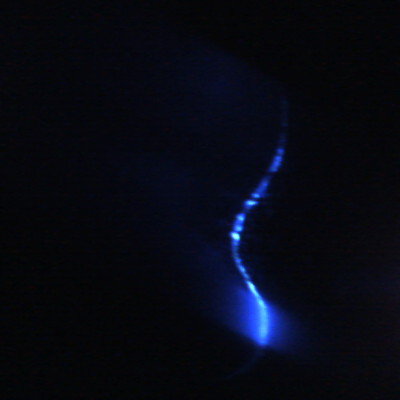
#> input picture htt-application-master/python-prototypes/ImageProcessing/sample_data/test.png, 400 x 400 px; its folder holds only this picture in this run
$ python main.py   (older library calls are emulated)
#> lines starting #> are read from the running program, lines starting #| are printed output that depends on the picture; long printed decimals are rounded
### htt-application-master/python-prototypes/ImageProcessing/Htt.py
# coding: utf-8

import imageio
import matplotlib.pyplot as plt
from scipy import ndimage, misc
import numpy as np
import glob
import math
from PIL import Image, ImageFilter
import random
import traceback, sys
import time
import os


# Optimization Engine
from OptimizationEngine import OptimizationEngine
from ScheimpflugModel import ScheimpflugModel

######################################################################################
# Settings for the Htt class.
######################################################################################
class Settings:
    # [39 lines left out: functions __init__, load, save, print, not called in this run]

class Htt:
    def __init__(self):
        self.version = '0.1.0'
        self.in_path = ''
        self.out_path = ''

    ##############################################################################
    # Get the selected channel from an RGB image, converted to float32 and normalized
    #
    # Inputs:
    #   img     Input RGB image
    #   sel_ch  Selected channel
    #
    # Outputs:
    #   ch      Image (Grayscale) with the selected channel.
    ##############################################################################
    def getChannelAsF32(self, img, sel_ch):
        ch = img[:,:,sel_ch:sel_ch+1].reshape(img.shape[0], img.shape[1]).astype(np.float32)
        return ch

    ##############################################################################
    # Apply the sobel filter
    #
    # Inputs:
    #   img     Input image (grayscale)
    #
    # Outputs:
    #   sobel   Sobelfiltered image
    #   sobel_h Horizontal sobel-filtered image
    #   sobel_v Vertical sobel-filtered image
    ##############################################################################
    def sobel(self, img):
        sobel_v = ndimage.sobel(img, axis=0)
        sobel_h = ndimage.sobel(img, axis=1)
        sobel = np.sqrt(sobel_h * sobel_h +  sobel_v * sobel_v)
        return sobel, sobel_h, sobel_v

    ##############################################################################
    # Convert a float32 image to uint8
    #
    # Inputs:
    #   img     Input float32 image
    #
    # Outputs:
    #   img     Output uint8 image
    ##############################################################################
    def toUint8(self, img):
        img = (img - np.min(img)) * 255.0 / (np.max(img) - np.min(img))
        return img.astype(np.uint8)

    ##############################################################################
    # Normalize the image.
    #
    # Inputs:
    #   img      Input image in float32
    #   max_val  Maximum value (default = 1.0)
    #
    # Outputs:
    #   img     The normalized image (values between 0 and max_val)
    ##############################################################################
    def normalize(self, img, max_val=1.0):
        img = img = (img - np.min(img)) * max_val / (np.max(img) - np.min(img))
        return img

    ##############################################################################
    # Remove isolated points (USED)
    ##############################################################################
    def removeIsolatedPoints(self, x, y, distance_threshold=5.0, window_size=3, counter_threshold=3):
        L = len(x)
        xf = []
        yf = []

        distance_threshold_squared = distance_threshold * distance_threshold

        for l in range(L):
            current_x = x[l]
            current_y = y[l]

            counter = 0
            # The current value of x in l is compared with values
            # in an interval [-window_size, window_size]. We count the
            # number of elements that are within distance_threshold.
            for w in range(-window_size, window_size + 1, 1):
                t = l + w
                if t >= 0 and t < L:
                    #distance = abs(float(x[t] - current_x))

                    dx = float(x[t] - current_x)
                    dy = float(y[t] - current_y)
                    distance = dx * dx + dy * dy

                    if distance < distance_threshold_squared:
                        counter += 1

            if counter >= counter_threshold:
                xf.append(x[l])
                yf.append(y[l])

        xf = np.array(xf)
        yf = np.array(yf)
        return xf, yf

    ##############################################################################
    # Smooth curves (USED)
    ##############################################################################
    # [33 lines left out: function smoothCurves__, not called in this run]

    ##############################################################################
    # Thresholding of the edge image with search range
    #
    # Inputs:
    #   edge_image        Edge image (normalized between 0 and 1)
    #   channel           Selected channel on the input image
    #   threshold         Threshold for detecting the profile
    #   search_width      Search width for determining the raw profile
    # Outputs:
    #   raw_profile_max   The detected raw_profile on the maximum of the channel image
    #   raw_profile_edge  The detected raw profile on the edge image
    ##############################################################################
    def threshold(self, edge_image, channel, threshold, search_width, intv_adjustment = 0):
        ###########################################################
        # Scan the image from right to left till the first boundary
        # is found
        ###########################################################

        height, width = edge_image.shape

        # Create an output image with the same dimensions of img
        x = []
        y = []
        y_th = []

        # Use only the right half image.
        #left_boundary = int(width / 2)
        left_boundary = int(width / 4)


        # For each row, we start from the right side of the image and
        # go backward. When the intensity is higher than the chosen
        # threshold, the right boundary rw is set.
        # The maximum value on the search interval [rw-search_width, rw]
        # is then used for determining the position of the maximum, along
        # that row. This is considered as a raw point of the profile on that
        # particular raw. Observe that if we set the search_width to zero,
        # then then we fall back onto the previous version of the thresholding
        # algorithm.
        for h in range(height):
            rw = -1
            for w in range(width - 1, left_boundary - 1, -1):
                # Find the beginning of the profile.
                if rw == -1 and edge_image[h, w] > threshold:
                    rw = w
                    break

            # Find the maximum within the given search range L
            if rw >= 0:

                # Adjust the interval
                rw += intv_adjustment
                if rw >= width:
                    rw = width - 1

                lw = rw - search_width
                if lw <= left_boundary:
                    lw = left_boundary

                max_w = np.argmax(channel[h, lw:rw+1]) + lw

                x.append(h)     # Integer type
                y.append(max_w) # Integer type.
                y_th.append(rw) # Integer type.


        # Transform x and y into numpy arrays
        x = np.array(x)
        y = np.array(y)
        y_th = np.array(y_th)
        raw_profile_max = (x, y)
        raw_profile_edge = (x, y_th)

        return raw_profile_max, raw_profile_edge

    ##############################################################################
    # Draw the profile on the passed image
    #
    # Inputs:
    #   image       Input image on which the trace is written
    #   profile     Profile
    #
    # Output:
    #   image       The input image with the profile marked on it.
    ##############################################################################
    def traceProfile(self, image, profile):
        height, width = image.shape
        x, y = profile

        L = len(x)
        for l in range(L):
            h = int(round(x[l]))
            w = int(round(y[l]))
            if h >= 0 and h < height and w >= 0 and w < width:
                image[h, w] = 1.0
        return image

    ##############################################################################
    # Merge two images into a single representation. This is used for superimposing
    # the input image with the computed profile.
    #
    # Input:
    #   input_img       Input RGB image
    #   profile_img     Profile image (Grayscale)
    #   alpha           Mixing factor, default = 0.35 (0.0 -> outputs img,
    #                                                  1.0 -> outputs profile_img
    # Output:
    #   merged_img      Merged image
    ##############################################################################
    # [13 lines left out: function merge, not called in this run]

    def merge2(self, input_img, profile_img, profile_img_red, alpha=0.35):
        merged_img = np.zeros_like(input_img)

        height = input_img.shape[0]
        width = input_img.shape[1]
        channels = input_img.shape[2]

        tmp_img = alpha * profile_img.reshape(height, width, 1)
        tmp_img2 = alpha * profile_img_red.reshape(height, width, 1)
        merged_img[:, :, 0:1] = (1.0 - alpha) * input_img[:, :, 0:1] + (tmp_img + tmp_img2)
        merged_img[:, :, 1:2] = (1.0 - alpha) * input_img[:, :, 1:2] + tmp_img
        merged_img[:, :, 2:3] = (1.0 - alpha) * input_img[:, :, 2:3] + tmp_img

        return merged_img

    ##############################################################################
    # Low-pass filtering of an RGB image
    ##############################################################################
    def lowPassFilter_3(self, input_image, radius=1):
        im = Image.fromarray(input_image, mode='RGB')
        input_image = im.filter(ImageFilter.BoxBlur(radius))
        input_image = np.array(input_image.getdata()).reshape(input_image.size[0], input_image.size[1], 3)
        return input_image

    ##############################################################################
    # Low-pass filtering of a single channel
    ##############################################################################
    # [12 lines left out: function lowPassFilter_1, not called in this run]

    ##############################################################################
    # Process a single image.
    #
    # Input:
    #   input_image      Input image (RGB)
    #   channel          Channel to process (0 = R, 1 = G, 2 = B), default = 1
    #   threshold        Threshold for raw profile detection
    #   search_width     Width of the search window
    #   debug            Flag used for debugging
    #
    # Output:
    #   merged_image     Image with processed profile
    #   merged_raw_image Image with raw profile
    ##############################################################################
    def process(self, input_image, params):
        # Get parameters
        debug = params['debug']
        channel = params['pre_channel']     # Channel to process (R = 0, G = 1, B = 2)
        threshold = params['pre_threshold']
        search_width = params['pre_search_width']
        opt_get_timings = params['opt_get_timings']

        ################################################################
        # Low pass filter the input image.
        ################################################################
        input_image = self.lowPassFilter_3(input_image, 3)

        if False:
            imageio.imwrite('input_image.png', input_image)

        ################################################################
        # Get the selected channel, convert it to float32 and normalize.
        ################################################################
        channel = self.getChannelAsF32(input_image, channel)
        channel = self.normalize(channel)

        # Extract also the blue channel (experimental)
        #blue_channel = self.getChannelAsF32(input_image, 2)
        #blue_channel = self.normalize(blue_channel)

        #############################################################################################################
        # Apply the Sobel filter to the selected channel and normalize.
        #############################################################################################################
        edge_image, _ , _ = self.sobel(channel)
        edge_image = self.normalize(edge_image)

        if False:
            imageio.imwrite('edge_image.png', edge_image)

        #############################################################################################################
        # Get the rightmost profiles by thresholding the edge image. Create also an image with the profile drawn on
        # black background
        # Note: Perform the thresholding operation. Two profile are returned, the one extracted from the selected
        # channel on the actual edge (raw_profile_edge), and the other on the local maximum value.
        #############################################################################################################

        # Thresholding
        raw_profile_max, raw_profile_edge = self.threshold(edge_image, channel, threshold, search_width)

        # Postprocess the profile
        y_tmp, x_tmp = raw_profile_max

        # Remove isolated points (applied twice for more filtering)
        x_tmp, y_tmp = self.removeIsolatedPoints(x_tmp, y_tmp, distance_threshold=5.0, window_size=3, counter_threshold=5)
        x_tmp, y_tmp = self.removeIsolatedPoints(x_tmp, y_tmp, distance_threshold=5.0, window_size=3, counter_threshold=5)
        raw_profile_max = (y_tmp, x_tmp)

        #############################################################################################################
        # Optimization
        #############################################################################################################
        start_time = time.time()
        opt_out = OptimizationEngine.optimizeModel(raw_profile_max, params)
        end_time = time.time()
        print("Optimization Time: %.5f" % (end_time - start_time))

        # Do not compute output images
        if opt_get_timings:
            return opt_out


        # Get output variables
        loss_field = opt_out['loss_field']
        opt_bevel = opt_out['bevel']

        if loss_field is not None:
            loss_field = self.normalize(loss_field)

        #############################################################################################################
        # Trace the profile and bevel on a black images.
        raw_profile_img = self.traceProfile(np.zeros([400, 400]), raw_profile_max)
        opt_bevel_img = self.traceProfile(np.zeros([400, 400]), opt_bevel)

        ######################################################
        # Merge input RGB image with the computed profile image and bevel image
        ######################################################
        normalized_img_f32 = input_image.astype(np.float) / 255.0
        merged_interp_image = self.merge2(normalized_img_f32, opt_bevel_img, raw_profile_img)
        merged_interp_image = self.toUint8(merged_interp_image)

        # Append the merged image
        opt_out['merged_interp_image'] = merged_interp_image

        # This is not used any more.
        #merged_raw_image = self.merge(normalized_img_f32, raw_profile_img)
        #merged_raw_image = self.toUint8(merged_raw_image)

        # Convert the loss field to RGB
        if params['opt_visualize_loss_field'] and  loss_field is not None:
            loss_field_rgb = np.zeros([400,400, 3])
            loss_field_rgb[:,:,0] = loss_field
            loss_field_rgb[:,:,1] = loss_field
            loss_field_rgb[:,:,2] = loss_field

            # Merge the raw profile and bevel on the loss field.
            loss_field = self.merge2(loss_field_rgb, opt_bevel_img, raw_profile_img)
            loss_field = self.toUint8(loss_field)

            # Append some results to the output dictionary
            opt_out['loss_field'] = loss_field  # The new loss field if it was computed

        return opt_out


    # [53 lines left out: function testScheimpflug, not called in this run]


    ##############################################################################
    # Process the images contained in the input folder. Processing results are
    # written to the output folder.
    #
    # Input:
    #   in_path     Input folder
    #   out_path    Output folder
    ##############################################################################
    def processFolder(self, in_path, out_path, hyperopt_set=None):
        # Get images in the input folder.
#> called with in_path = './sample_data', out_path = './results'
        files = glob.glob(in_path + '/*.png')
        files.sort()

        R = 1 # Repetitions
        N = len(files)

        # Define the processing parameters
        params = dict()
        params['debug'] = False
        params['pre_channel'] = 1           # Channel to process (R = 0, G = 1, B = 2)
        params['pre_threshold'] = 0.07      # Threshold value for profile detection
        params['pre_search_width'] = 50     # Search width for profile detection

        params['opt_max_retries'] = 30      # Maximum number of retries to find a valid solution
        params['opt_swarm_size'] = 100
        params['opt_iterations'] = 100 #175 #200
        params['opt_win_size_x'] = 24 #10#24
        params['opt_win_size_y'] = 55 #34#55
        params['opt_visualize_loss_field'] = False
        params['opt_get_timings'] = False

        # T Model optimization search space
        params['opt_tmodel_min_S1'] = 30
        params['opt_tmodel_max_S1'] = 100
        params['opt_tmodel_min_E'] = 20
        params['opt_tmodel_max_E'] = 100

        # Define the Bevel model to use:
        # MiniBevelModel_1: FIXME removed initial mini bevel model with fixed angle
        # MiniBevelModel_2: Mini bevel model with independent bevel angles
        # MiniBevelModel_3: Mini bevel model with Scheimpflug deformation.
        # CustomBevelModel_1: Custom_bevel model with Scheimpflug deformation
        # TBevelModel_1: TBevelModel with Scheimpflug deformation
        #params['opt_model_type'] = 'MiniBevelModel_3'

        # New available models are: MiniBevelModel, CustomBevelModel, TModel

        params['opt_model_type'] = 'MiniBevelModel'


        # T Model optimization search space
        params['opt_tmodel_min_S1'] = 30
        params['opt_tmodel_max_S1'] = 100
        params['opt_tmodel_min_E'] = 20
        params['opt_tmodel_max_E'] = 100

        ###############################################################################
        # Hyperopt overrides

        # Substitutes the key in params with those in hyperopt_set
        store_images = True
        if hyperopt_set is not None:
            for key in hyperopt_set.keys():
                params[key] = hyperopt_set[key]
                #print("HyperOpt key substitution: " + key + " with new value" + str(hyperopt_set[key]))
            store_images = False


        if params['opt_get_timings'] == True:
            store_images = False

        ###############################################################################
        # Create the output file
        fout = open(out_path + '/results.csv','w')
        fout.write("Filename;Time;Valid;Retries;Model Type;Model Params\n");

        global_avg_loss = 0.0
        global_avg_time = 0.0

        image_counter = 1
        for fn in files:
            print("Processing image " + str(image_counter) + ' out of ' + str(N), fn)

            if os.name == 'nt': # Windows
                file_name = fn.split('\\')[-1].strip()
            else: # other (unix)
                file_name = fn.split('/')[-1].strip()

            base_name = file_name.split('.png')[0]

            # Read input image
            input_image = imageio.imread(fn)
#> input_image is the input picture: shape (400, 400, 3); mean R, G, B 6.8, 9.1, 18.8

            ############################################
            # Statistics variables
            start_time = time.time()
            valid_solution_counter = 0.0
            retries_counter = 0
            loss = 0.0

            for l in range(R):

                # Processing
                opt_out = self.process(input_image, params)

                # Counts the number of valid solutions found so far
                if opt_out['valid_solution'] == True:
                    valid_solution_counter += 1.0
                    loss += opt_out['best_loss']

                # Updates total tries
                retries_counter += opt_out['retries']
#> this loop made 1 pass
#> (printed output is left out)
#> pass 1, in getChannelAsF32, `ch = img[:,:,sel_ch:sel_ch+1].reshape(img.shape[0], img.shape[1]).asty..`:
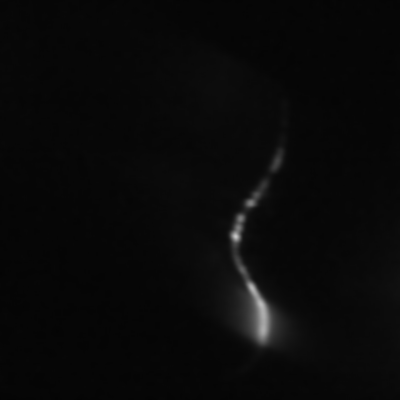
#> ch: shape (400, 400) float32; min 4, max 198, mean 9.1
#> after the loop, loss = 2.44; retries_counter = 1; valid_solution_counter = 1

            # Compute averages
            avg_time = (time.time() - start_time) / R
            avg_valid = valid_solution_counter / R
#> avg_valid = 1
            avg_retries = retries_counter / R
#> avg_retries = 1
            if valid_solution_counter > 0 :
                avg_loss = loss / valid_solution_counter
#> avg_loss = 2.44
            else:
                avg_loss = 1e200


            ### Global statistics
            global_avg_loss += avg_loss
#> global_avg_loss = 2.44
            global_avg_time += avg_time

            print("Timing: %.5f - Valid: %.2f - Retries = %.2f" % (avg_time, avg_valid, avg_retries))
#| Timing: 11.456 - Valid: 1.00 - Retries = 1.00

            # File output
            fout.write(file_name + ";" + str(avg_time) + ";" + str(avg_valid) + ";" + str(avg_retries) + ";" +
                       str(opt_out["model_type"]) + "\n") #";" + str(opt_out["best_solution"]) + '\n')
            fout.flush()

            # Write results
            if store_images:
                imageio.imwrite(out_path + '/' + base_name + '_interp.png', opt_out['merged_interp_image'])
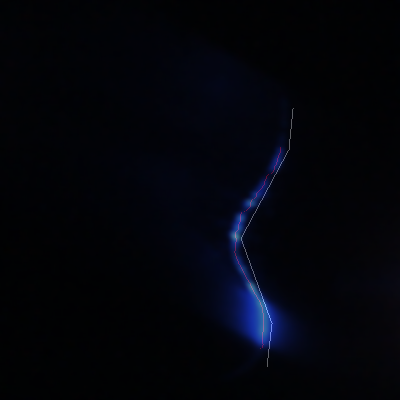
#> saved as test_interp.png: shape (400, 400, 3); mean R, G, B 2.8, 4.3, 10.6
#> (the rest of the program and of its run is left out)
